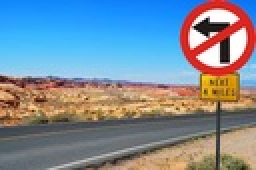
%> input picture img3.jpg, 128 x 85 px, shrunk from 275 x 183 before the run (shown 2 times larger)
$ octave test.m   (GNU Octave 9; MATLAB toolbox functions it lacks are replaced by stand-ins)
%> lines starting %> are read from the running program, lines starting %| are printed output that depends on the picture
%> further down, data is the input picture: size 85x128x3 uint8; mean R, G, B 124.5, 140.5, 154.4
### find_circles2.m
function [centers, radii] = find_circles2(img, radius_range)
%> called with radius_range = [30 100]
img = img(:,:,1);
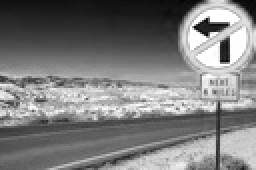
%> img: size 85x128 uint8 (shown 2 times larger); min 2, max 255, mean 124.5
figure();
subplot(121);
imshow(img);
title('Original Image');
gaussianFilter = fspecial('gaussian',20, 10);
img_filted = imfilter(img, gaussianFilter,'symmetric');
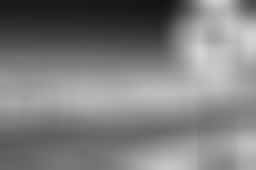
%> img_filted: size 85x128 uint8 (shown 2 times larger); min 20, max 212, mean 125.2
subplot(122);
imshow(img_filted);
title('Filted Image');
BW = edge(img_filted, 'Canny');
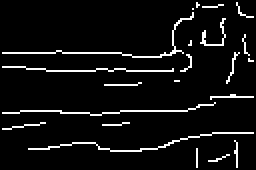
%> BW: size 85x128 logical (shown 2 times larger); 6.3% white in thin lines or dots

    % BW: Binary (black and white) image containing edge pixels
    % radius_range: Range of circle radii [min max] to look for, in pixels
    r_min = radius_range(1);
    r_max = radius_range(2);
    r_num = 20;
    numpeaks = 6;
    centers = zeros(r_num * numpeaks, 2);
    radii = zeros(size(centers,1),1);
    row_num = 0;
    for r = linspace(r_min, r_max, 5)
        H = circles_acc(BW, r);
       %figure();
        %imshow(imadjust(mat2gray(H)));
        temp_centers = peaks(H, numpeaks, 'Threshold', 0.8 * max(H(:)));
        if (size(temp_centers,1) > 0)
            row_num_new = row_num + size(temp_centers,1);
            centers(row_num + 1:row_num_new,:) = temp_centers;
            radii(row_num + 1:row_num_new) = r;
            row_num = row_num_new;
        end
    end
%> this loop made 5 passes
%> temp_centers on passes 1 to 5: [26 88; 52 100; 27 88], [29 66; 74 52; 29 64], [11 64; 11 66], [71 37; 11 30; 70 37; 72 37; 9 38; 3 41], [71 19; 73 19; 74 19; 75 19; 76 19; 9 20]
%> pass 1, in find_circles2, `H = circles_acc(BW, r);`:
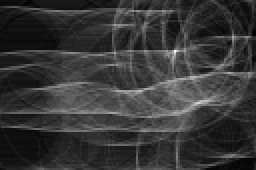
%> H: size 85x128 double (shown 2 times larger); min 0, max 72, mean 15.5; drawn with min black and max white
%> pass 2, in find_circles2, `H = circles_acc(BW, r);`:
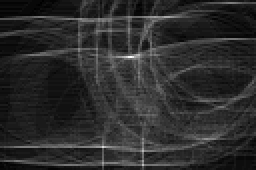
%> H: size 85x128 double (shown 2 times larger); min 1, max 59, mean 11.1; drawn with min black and max white
%> pass 3, in find_circles2, `H = circles_acc(BW, r);`:
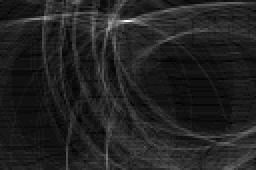
%> H: size 85x128 double (shown 2 times larger); min 1, max 44, mean 6.8; drawn with min black and max white
%> after the loop, centers = 120 rows, first 12: [26 88; 52 100; 27 88; 29 66; 74 52; 29 64; 11 64; 11 66; 71 37; 11 30; 70 37; 72 37]; radii = 120 values, max 100 at index 15, min 0 at index 21, mean 12.15
    centers = centers(1:row_num,:);
%> centers = 20 rows, first 12: [26 88; 52 100; 27 88; 29 66; 74 52; 29 64; 11 64; 11 66; 71 37; 11 30; 70 37; 72 37]
    radii = radii(1:row_num);
%> radii = 20 values from 30 to 100
    display(centers);
%> (printed output is left out)
   % display(raddi);
end

### circles_acc.m
function H = circles_acc(BW, radius)
    % Compute Hough accumulator array for finding circles.
    %
    % BW: Binary (black and white) image containing edge pixels
    % radius: Radius of circles to look for, in pixels

    % TODO: Your code here
    H = zeros(size(BW));
    for x = 1 : size(BW, 2)
        for y = 1 : size(BW, 1)
            if (BW(y,x))
                for theta = linspace(0, 2 * pi, 360)
                    a = round(x + radius * cos(theta));
                    b = round(y + radius * sin(theta));
                    if (a > 0 && a <= size(H, 2) && b > 0 && b <= size(H,1))
                        H(b,a) = H(b,a) + 1;
                    end
                end
            end
        end
    end
end

### peaks.m
function peaks = peaks(H, varargin)
    % Find peaks in a Hough accumulator array.
    %
    % Threshold (optional): Threshold at which values of H are considered to be peaks
    % NHoodSize (optional): Size of the suppression neighborhood, [M N]

    p = inputParser;
    addOptional(p, 'numpeaks', 1, @isnumeric);
    addParameter(p, 'Threshold', 0.5 * max(H(:)));
    addParameter(p, 'NHoodSize', floor(size(H) / 100.0) * 2 + 1);  % odd values >= size(H)/50
    parse(p, varargin{:});

    numpeaks = p.Results.numpeaks;
    threshold = p.Results.Threshold;
    nHoodSize = p.Results.NHoodSize;

    peaks = zeros(numpeaks, 2);
    num = 0;
    while(num < numpeaks)
        maxH = max(H(:));
        if (maxH >= threshold)
            num = num + 1;
            [r,c] = find(H == maxH);
            peaks(num,:) = [r(1),c(1)];
            rStart = max(1, r - (nHoodSize(1) - 1) / 2);
            rEnd = min(size(H,1), r + (nHoodSize(1) - 1) / 2);
            cStart = max(1, c - (nHoodSize(2) - 1) / 2);
            cEnd = min(size(H,2), c + (nHoodSize(2) - 1) / 2);
            for i = rStart : rEnd
                for j = cStart : cEnd
                        H(i,j) = 0;
                end
            end
        else
            break;
        end
    end
    peaks = peaks(1:num, :);
end

### test.m
clc;    % Clear the command window.
close all;  % Close all figures (except those of imtool.)
imtool close all;  % Close all imtool figures.
clear;
data = imread('img3.jpg');
 [centers, radii] = find_circles2(data, [30,100]);
%> radii = 20 values from 30 to 100

$ run again, with img1.jpg copied over img3.jpg
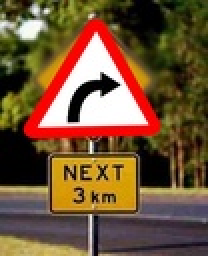
%> input picture img1.jpg, 104 x 128 px, shrunk from 330 x 406 before the run (shown 2 times larger)
%> data is the input picture: size 128x104x3 uint8; mean R, G, B 114.2, 84.9, 55.1
%> in find_circles2, `BW = edge(img_filted, 'Canny');`:
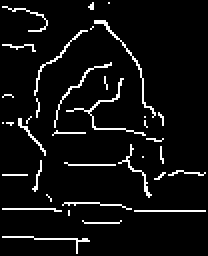
%> BW: size 128x104 logical (shown 2 times larger); 6% white in thin lines or dots
%> the loop in find_circles2, `for r = linspace(r_min, r_max, 5)` made 5 passes
%> temp_centers on passes 1 to 5: [82 51; 53 47; 54 44; 56 43; 53 42; 73 51], [52 25; 65 58; 54 26; 73 27; 112 54; 50 25], [64 12; 54 8; 58 8; 41 77; 71 78; 70 1], [24 85; 24 83; 24 79; 73 100], [6 94]
%> pass 3, in find_circles2, `H = circles_acc(BW, r);`:
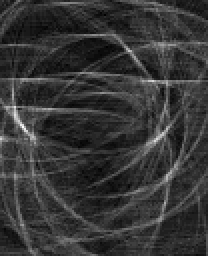
%> H: size 128x104 double (shown 2 times larger); min 0, max 40, mean 8.5; drawn with min black and max white
%> after the loop in find_circles2, `for r = linspace(r_min, r_max, 5)`: centers = 120 rows, first 12: [82 51; 53 47; 54 44; 56 43; 53 42; 73 51; 52 25; 65 58; 54 26; 73 27; 112 54; 50 25]; radii = 120 values, max 100 at index 23, min 0 at index 24, mean 10.71
%> in find_circles2, `centers = centers(1:row_num,:);`: centers = 23 rows, first 12: [82 51; 53 47; 54 44; 56 43; 53 42; 73 51; 52 25; 65 58; 54 26; 73 27; 112 54; 50 25]
%> in find_circles2, `radii = radii(1:row_num);`: radii = 23 values from 30 to 100
%> (printed output is left out)
